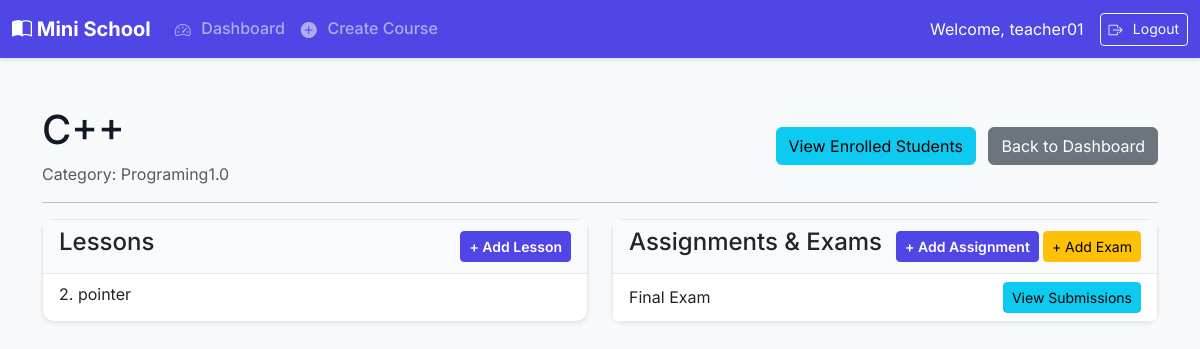
The page /instructor/course/1/detail/ (signed in) on the database its author committed.
### core/models.py (models this page shows, shortened)
class User(AbstractUser):
    class Role(models.TextChoices):
        EMPLOYEE = "EMPLOYEE", "Employee"
        INSTRUCTOR = "INSTRUCTOR", "Instructor"
        STUDENT = "STUDENT", "Student"
    role = models.CharField(max_length=50, choices=Role.choices)
    student_id = models.CharField(
        max_length=20,
        unique=True,
        blank=True,
        null=True,
        help_text="Required only for students."
    )
    date_of_birth = models.DateField(
        blank=True,
        null=True
    )

class Course(models.Model):
    title = models.CharField(max_length=200)
    description = models.TextField()
    category = models.ForeignKey(Category, on_delete=models.PROTECT, related_name='courses')
    instructor = models.ForeignKey(
        User,
        on_delete=models.SET_NULL,
        null=True,
        blank=True,
        limit_choices_to={'role': User.Role.INSTRUCTOR}
    )
    created_at = models.DateTimeField(auto_now_add=True)

class Category(models.Model):
    name = models.CharField(max_length=100, unique=True)
    description = models.TextField(blank=True, null=True)
    class Meta:
        verbose_name_plural = "Categories"

class Lesson(models.Model):
    course = models.ForeignKey(Course, on_delete=models.CASCADE, related_name='lessons')
    title = models.CharField(max_length=200)
    content = models.TextField()
    order = models.PositiveIntegerField(help_text="Order in which the lesson appears.")
    class Meta:
        ordering = ['order']

class Assignment(models.Model):
    course = models.ForeignKey(Course, on_delete=models.CASCADE, related_name='assignments')
    title = models.CharField(max_length=200)
    description = models.TextField()
    due_date = models.DateTimeField()

### core/views.py (the view)
# urls.py: path('instructor/course/<int:course_id>/detail/', views.instructor_course_detail, name='instructor_course_detail'),
@instructor_required
def instructor_course_detail(request, course_id):
    course = get_object_or_404(Course, id=course_id, instructor=request.user)
    lessons = course.lessons.all().order_by('order')
    assignments = course.assignments.all()
    context = {'course': course, 'lessons': lessons, 'assignments': assignments}
    return render(request, 'instructor/course_detail.html', context)

### templates/instructor/course_detail.html (shortened to what this page needs)
{% extends 'base.html' %}
{% block content %}
<div class="d-flex justify-content-between align-items-center mb-3">
    <div>
        <h1>{{ course.title }}</h1>
        <p class="text-muted mb-0">Category: {{ course.category.name }}</p>
    </div>
    <div>
        <a href="{% url 'view_student_roster' course.id %}" class="btn btn-info me-2">View Enrolled Students</a>
        <a href="{% url 'instructor_dashboard' %}" class="btn btn-secondary">Back to Dashboard</a>
    </div>
</div>
<hr>
<div class="row">
    <div class="col-md-6 mb-4">
        <div class="card shadow-sm h-100">
            <div class="card-header d-flex justify-content-between align-items-center">
                <h4>Lessons</h4>
                <a href="{% url 'create_lesson' course.id %}" class="btn btn-sm btn-primary">+ Add Lesson</a>
            </div>
            <ul class="list-group list-group-flush">
                {% for lesson in lessons %}
                    <li class="list-group-item">{{ lesson.order }}. {{ lesson.title }}</li>
                {% empty %}
                    <li class="list-group-item text-muted">No lessons have been added yet.</li>
                {% endfor %}
            </ul>
        </div>
    </div>
    <div class="col-md-6 mb-4">
        <div class="card shadow-sm h-100">
            <div class="card-header d-flex justify-content-between align-items-center">
                <h4>Assignments & Exams</h4>
                <div>
                    <a href="{% url 'create_assignment' course.id %}" class="btn btn-sm btn-primary">+ Add Assignment</a>
                    <a href="{% url 'create_exam' course.id %}" class="btn btn-sm btn-warning">+ Add Exam</a>
                </div>
            </div>
            <ul class="list-group list-group-flush">
                {% for assignment in assignments %}
                    <li class="list-group-item d-flex justify-content-between align-items-center">
                        <span>
                            {{ assignment.title }}
                        </span>
                        <a href="{% url 'view_submissions' assignment.id %}" class="btn btn-sm btn-info">View Submissions</a>
                    </li>
                {% empty %}
                    <li class="list-group-item text-muted">No assignments or exams have been created yet.</li>
                {% endfor %}
            </ul>
        </div>
    </div>
</div>
{% endblock %}

### templates/base.html (shortened to what this page needs)
{% load static %}
<!doctype html>
<html lang="en">
<head>
    <link href="https://cdn.jsdelivr.net/npm/bootstrap@5.3.2/dist/css/bootstrap.min.css" rel="stylesheet">
    <link rel="stylesheet" href="{% static 'css/custom.css' %}">
</head>
<body>
<nav class="navbar navbar-expand-lg navbar-dark bg-dark">
    <div class="container-fluid">
        <a class="navbar-brand" href="{% if user.is_authenticated %}{% url 'dashboard' %}{% else %}{% url 'login' %}{% endif %}">
            <i class="bi bi-book-half"></i> Mini School
        </a>
        <div class="collapse navbar-collapse" id="navbarNav">
            <ul class="navbar-nav me-auto mb-2 mb-lg-0">
                {% if user.is_authenticated %}
                    {% if user.role == 'EMPLOYEE' %}
                        <li class="nav-item dropdown">
                            <a class="nav-link dropdown-toggle" href="#" role="button" data-bs-toggle="dropdown" aria-expanded="false">
                                <i class="bi bi-people-fill"></i> Manage Users
                            </a>
                            <ul class="dropdown-menu">
                                <li><a class="dropdown-item" href="{% url 'user_list' 'STUDENT' %}"><i class="bi bi-person"></i> Students</a></li>
                                <li><a class="dropdown-item" href="{% url 'user_list' 'INSTRUCTOR' %}"><i class="bi bi-person-video3"></i> Instructors</a></li>
                            </ul>
                        </li>
                        <li class="nav-item dropdown">
                            <a class="nav-link dropdown-toggle" href="#" role="button" data-bs-toggle="dropdown" aria-expanded="false">
                                <i class="bi bi-gear-fill"></i> System
                            </a>
                            <ul class="dropdown-menu">
                                <li><a class="dropdown-item" href="{% url 'course_list_create' %}"><i class="bi bi-journal-bookmark-fill"></i> Manage Courses</a></li>
                                <li><a class="dropdown-item" href="{% url 'category_list_create' %}"><i class="bi bi-tags-fill"></i> Manage Categories</a></li>
                                <li><a class="dropdown-item" href="{% url 'manage_enrollments' %}"><i class="bi bi-person-check-fill"></i> Manage Enrollments</a></li>
                                <li><a class="dropdown-item" href="{% url 'manage_schedules' %}"><i class="bi bi-calendar-week"></i> Manage Schedules</a></li>
                                <li><hr class="dropdown-divider"></li>
                                <li><a class="dropdown-item" href="{% url 'view_reviews' %}"><i class="bi bi-star-half"></i> View Reviews</a></li>
                            </ul>
                        </li>
                    {% elif user.role == 'INSTRUCTOR' %}
                        <li class="nav-item"><a class="nav-link" href="{% url 'instructor_dashboard' %}"><i class="bi bi-speedometer2"></i> Dashboard</a></li>
                        <li class="nav-item"><a class="nav-link" href="{% url 'instructor_create_course' %}"><i class="bi bi-plus-circle-fill"></i> Create Course</a></li>
                    {% endif %}
                {% endif %}
            </ul>
            <div class="d-flex align-items-center">
                {% if user.is_authenticated %}
                    <span class="navbar-text text-white me-3">
                        Welcome, {{ user.username }}
                    </span>
                    <form method="post" action="{% url 'logout' %}">
                        <button type="submit" class="btn btn-outline-light btn-sm"><i class="bi bi-box-arrow-right"></i> Logout</button>
                    </form>
                {% else %}
                     <a href="{% url 'login' %}" class="btn btn-outline-light"><i class="bi bi-box-arrow-in-right"></i> Login</a>
                {% endif %}
            </div>
        </div>
    </div>
</nav>
<main class="container my-5">
    {% block content %}
    {% endblock %}
</main>
</body>
</html>

### static/css/custom.css (style rules this page uses)
:root { --primary-color: #4f46e5; --secondary-color: #6b7280; --background-color: #f8f9fa; --surface-color: #ffffff; --text-color: #111827; --border-color: #e5e7eb; }
body { font-family: 'Inter', sans-serif; background-color: var(--background-color); color: var(--text-color); }
.navbar.bg-dark { background-color: var(--primary-color) !important; box-shadow: 0 2px 4px rgba(0,0,0,0.1); }
.navbar-brand { font-weight: 700; font-size: 1.25rem; }
.nav-link { font-weight: 500; }
.btn-primary { background-color: var(--primary-color); border-color: var(--primary-color); font-weight: 600; }
.card { border: 1px solid var(--border-color); border-radius: 0.75rem; background-color: var(--surface-color); }
.card-header { background-color: #f9fafb; border-bottom: 1px solid var(--border-color); font-weight: 600; }
.btn i, .nav-link i, .dropdown-item i { margin-right: 0.4rem; vertical-align: -2px; }

### rows shown on the page
User: username "teacher01"
Course: title "C++", category.name "Programing1.0"
Lesson: order "2", title "pointer"
Assignment: title "Final Exam"
